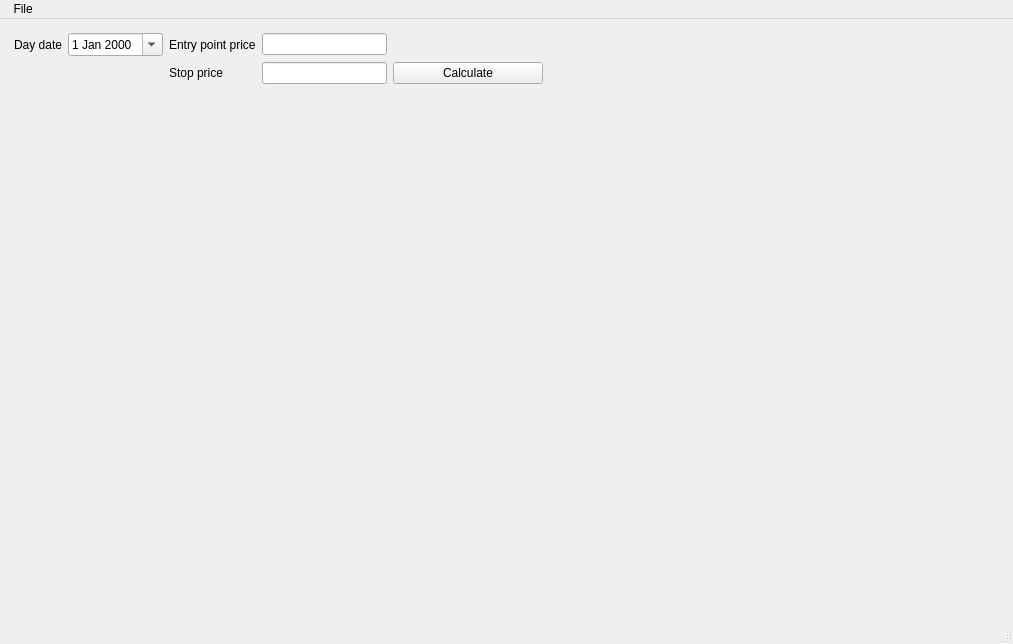
<?xml version="1.0" encoding="UTF-8"?>
<ui version="4.0">
 <class>MainWindow</class>
 <widget class="QMainWindow" name="MainWindow">
  <property name="geometry">
   <rect>
    <x>0</x>
    <y>0</y>
    <width>1013</width>
    <height>644</height>
   </rect>
  </property>
  <property name="windowTitle">
   <string>Candlestick chart</string>
  </property>
  <widget class="QWidget" name="centralwidget">
   <property name="sizePolicy">
    <sizepolicy hsizetype="Expanding" vsizetype="Expanding">
     <horstretch>0</horstretch>
     <verstretch>0</verstretch>
    </sizepolicy>
   </property>
   <layout class="QVBoxLayout" name="verticalLayout_2">
    <item>
     <layout class="QVBoxLayout" name="verticalLayout">
      <property name="sizeConstraint">
       <enum>QLayout::SetNoConstraint</enum>
      </property>
      <property name="leftMargin">
       <number>5</number>
      </property>
      <property name="topMargin">
       <number>5</number>
      </property>
      <property name="rightMargin">
       <number>5</number>
      </property>
      <property name="bottomMargin">
       <number>5</number>
      </property>
      <item>
       <layout class="QGridLayout" name="gridLayout">
        <item row="1" column="6">
         <spacer name="horizontalSpacer">
          <property name="orientation">
           <enum>Qt::Horizontal</enum>
          </property>
          <property name="sizeHint" stdset="0">
           <size>
            <width>538</width>
            <height>20</height>
           </size>
          </property>
         </spacer>
        </item>
        <item row="4" column="4">
         <widget class="QLineEdit" name="stopPriceEdit">
          <property name="sizePolicy">
           <sizepolicy hsizetype="Fixed" vsizetype="Fixed">
            <horstretch>0</horstretch>
            <verstretch>0</verstretch>
           </sizepolicy>
          </property>
          <property name="minimumSize">
           <size>
            <width>125</width>
            <height>0</height>
           </size>
          </property>
         </widget>
        </item>
        <item row="4" column="5">
         <widget class="QPushButton" name="calculatePushButton">
          <property name="minimumSize">
           <size>
            <width>150</width>
            <height>0</height>
           </size>
          </property>
          <property name="text">
           <string>Calculate</string>
          </property>
         </widget>
        </item>
        <item row="1" column="4">
         <widget class="QLineEdit" name="priceLineEdit">
          <property name="sizePolicy">
           <sizepolicy hsizetype="Fixed" vsizetype="Fixed">
            <horstretch>0</horstretch>
            <verstretch>0</verstretch>
           </sizepolicy>
          </property>
          <property name="minimumSize">
           <size>
            <width>125</width>
            <height>0</height>
           </size>
          </property>
          <property name="inputMask">
           <string/>
          </property>
          <property name="text">
           <string/>
          </property>
         </widget>
        </item>
        <item row="1" column="3">
         <widget class="QLabel" name="priceLabel">
          <property name="text">
           <string>Entry point price</string>
          </property>
         </widget>
        </item>
        <item row="1" column="2">
         <widget class="QDateEdit" name="dayDateEdit">
          <property name="calendarPopup">
           <bool>true</bool>
          </property>
         </widget>
        </item>
        <item row="4" column="3">
         <widget class="QLabel" name="stopPriceLabel">
          <property name="text">
           <string>Stop price</string>
          </property>
         </widget>
        </item>
        <item row="1" column="1">
         <widget class="QLabel" name="dayLabel">
          <property name="text">
           <string>Day date</string>
          </property>
         </widget>
        </item>
       </layout>
      </item>
     </layout>
    </item>
    <item>
     <widget class="QWidget" name="plotWidget" native="true">
      <property name="sizePolicy">
       <sizepolicy hsizetype="Expanding" vsizetype="Expanding">
        <horstretch>0</horstretch>
        <verstretch>0</verstretch>
       </sizepolicy>
      </property>
     </widget>
    </item>
   </layout>
  </widget>
  <widget class="QMenuBar" name="menubar">
   <property name="geometry">
    <rect>
     <x>0</x>
     <y>0</y>
     <width>1013</width>
     <height>22</height>
    </rect>
   </property>
   <widget class="QMenu" name="menuFile">
    <property name="title">
     <string> File</string>
    </property>
    <addaction name="actionOpen"/>
   </widget>
   <addaction name="menuFile"/>
  </widget>
  <widget class="QStatusBar" name="statusbar"/>
  <action name="actionOpen">
   <property name="text">
    <string>Open</string>
   </property>
  </action>
 </widget>
 <resources/>
 <connections/>
</ui>
